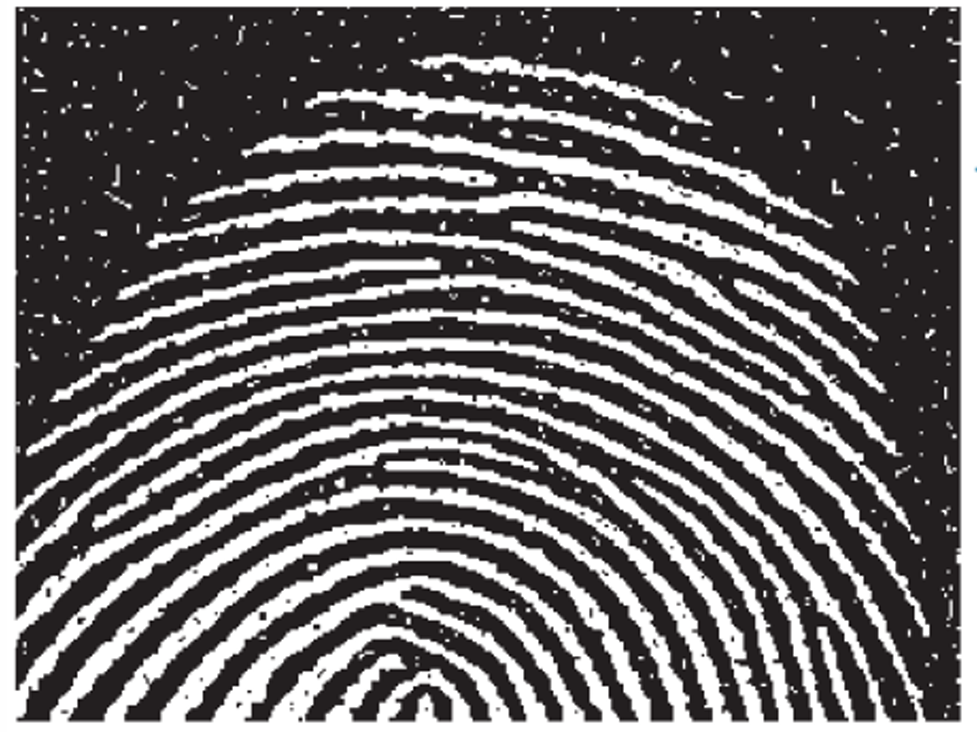
#> input picture week4/input/fingerprint.png, 977 x 732 px
$ python -i hw4_2.py   (imports and definitions only)
#> lines starting #> are read from the running program, lines starting #| are printed output that depends on the picture
#> further down, picture is the input picture: shape (732, 977, 3); mean B, G, R 104.1, 103.5, 106.2
import cv2
import numpy as np
import matplotlib.pyplot as plt


# [69 lines left out: functions draw_star, draw_star_of_david, draw_rounded_rect, create_input_image, not called in this run]


def extract_boundary(img):
    img_inv = cv2.bitwise_not(img)
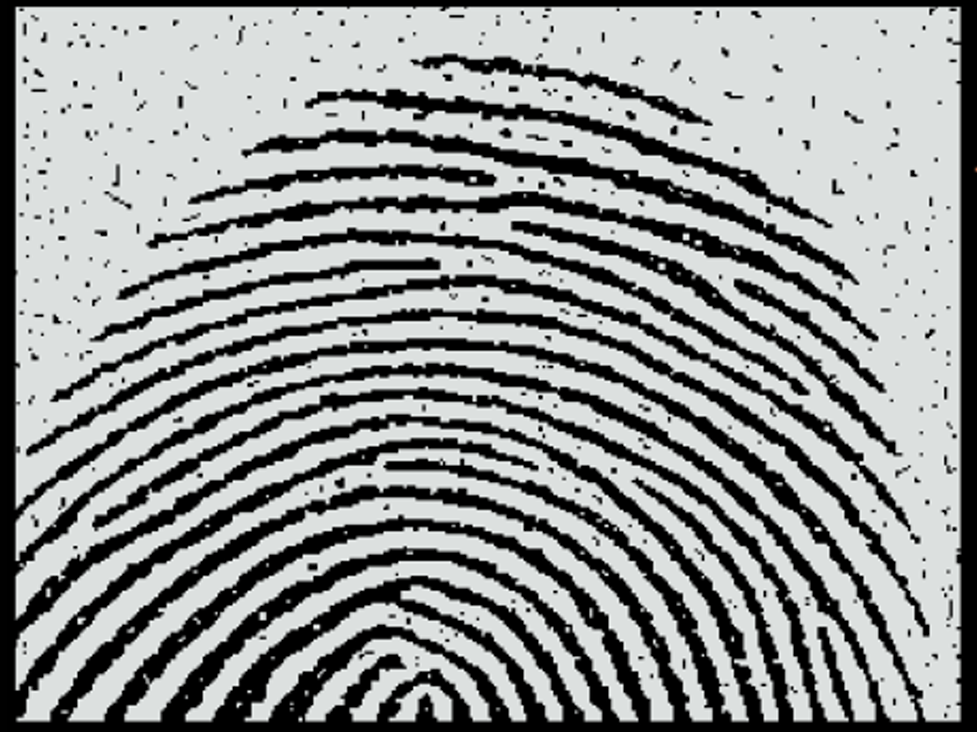
#> img_inv: shape (732, 977, 3); mean B, G, R 150.9, 151.5, 148.8
    kernel = np.ones((3, 3), np.uint8)
    img_eroded = cv2.erode(img_inv, kernel, iterations=1)
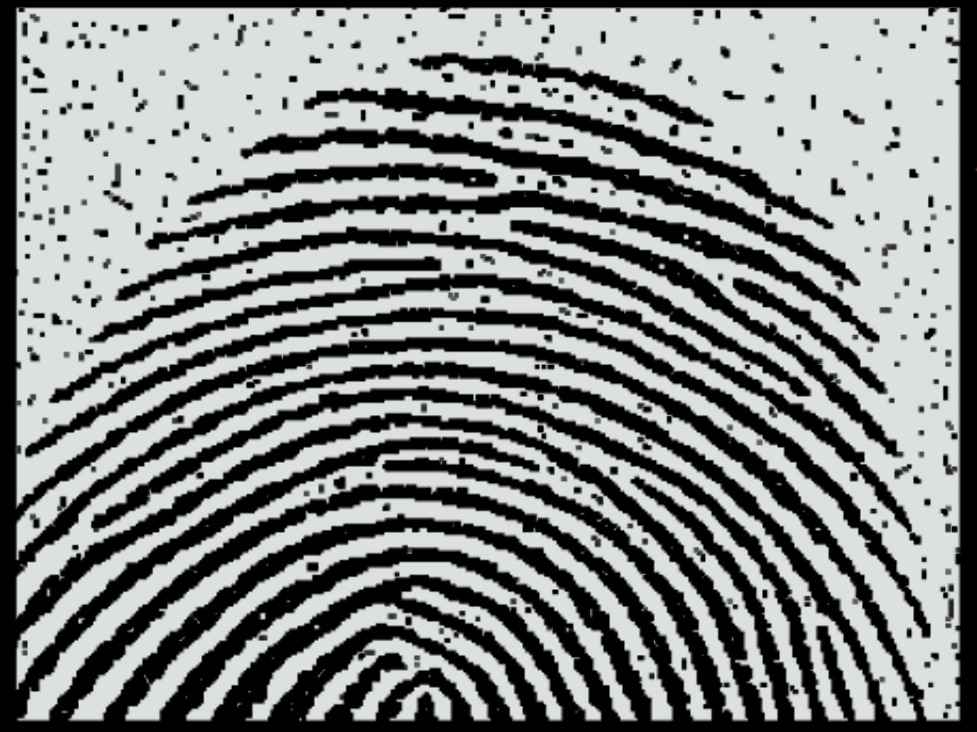
#> img_eroded: shape (732, 977, 3); mean B, G, R 133.6, 134.2, 131.8
    boundary = img_inv - img_eroded
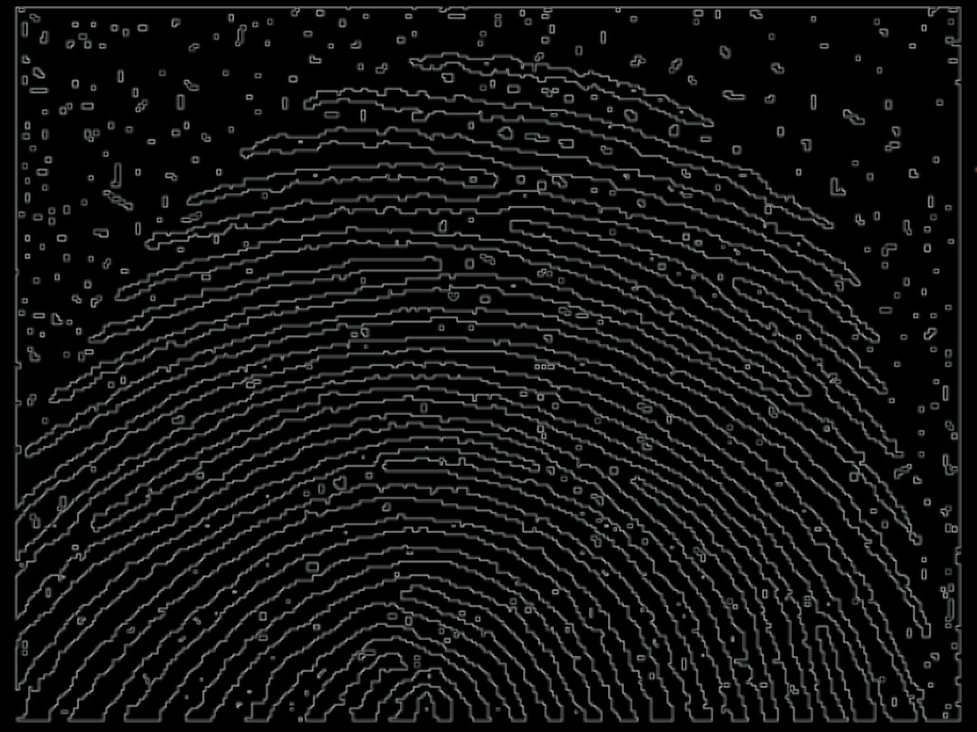
#> boundary: shape (732, 977, 3); mean B, G, R 17.3, 17.3, 17
    return cv2.bitwise_not(boundary)
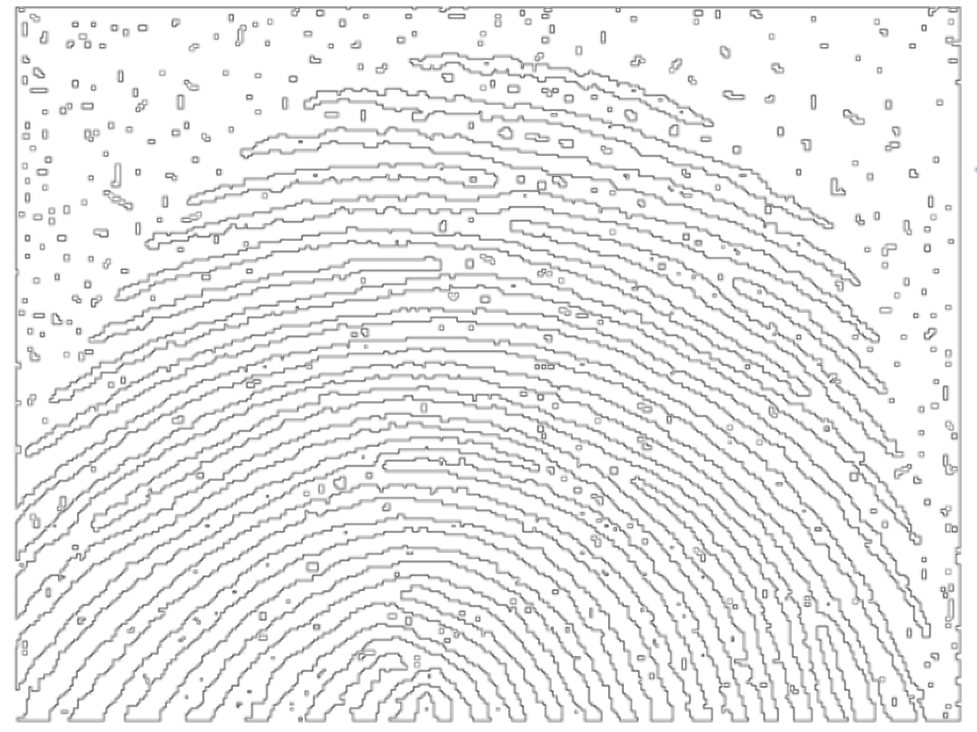
#> returned value: shape (732, 977, 3); mean of channels 0, 1, 2 237.7, 237.7, 238; drawn as B, G, R


# [12 lines left out: function display_results, not called in this run]


# [4 lines not run here, left out]

>>> import cv2
>>> picture = cv2.imread('input/fingerprint.png')
>>> result = extract_boundary(picture)
